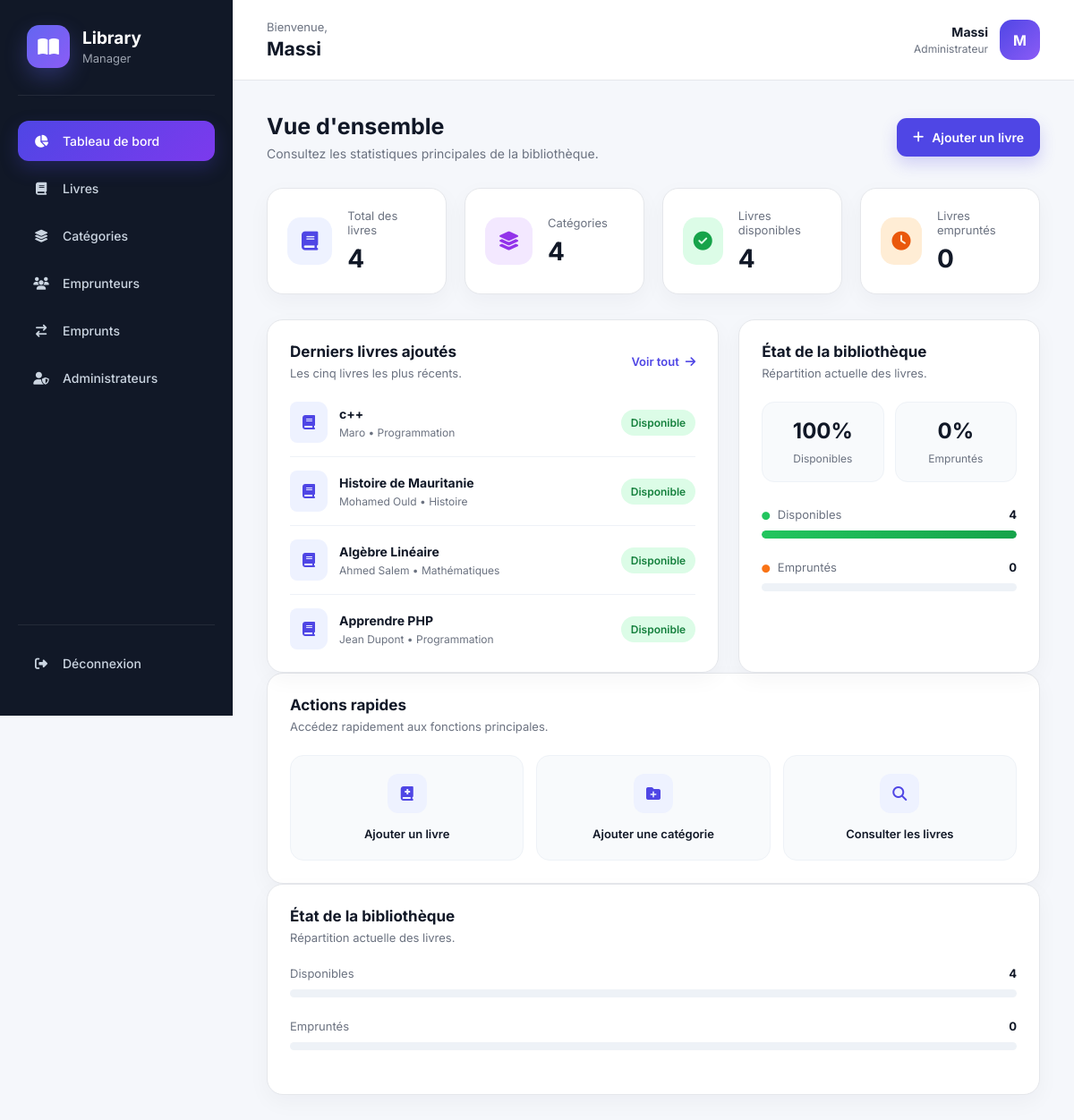
The app's page /dashboard.php (signed in) with its own data.
### tables this page shows
CREATE TABLE IF NOT EXISTS `books` (
  `id` int NOT NULL AUTO_INCREMENT,
  `titre` varchar(255) NOT NULL,
  `auteur` varchar(255) DEFAULT NULL,
  `annee` int DEFAULT NULL,
  `disponible` tinyint(1) DEFAULT '1',
  `id_category` int DEFAULT NULL,
  PRIMARY KEY (`id`),
  KEY `id_category` (`id_category`)
);

CREATE TABLE IF NOT EXISTS `categories` (
  `id` int NOT NULL AUTO_INCREMENT,
  `nom` varchar(100) NOT NULL,
  PRIMARY KEY (`id`)
);

### dashboard.php (the view, shortened to what this page needs)
<?php
require_once 'config/db.php';
$totalBooks = $pdo->query("SELECT COUNT(*) FROM books")->fetchColumn();
$totalCategories = $pdo->query("SELECT COUNT(*) FROM categories")->fetchColumn();
$availableBooks = $pdo->query("
    SELECT COUNT(*)
    FROM books
    WHERE disponible = 1
")->fetchColumn();
$borrowedBooks = $pdo->query("
    SELECT COUNT(*)
    FROM books
    WHERE disponible = 0
")->fetchColumn();
$totalBooks = (int) $totalBooks;
$totalCategories = (int) $totalCategories;
$availableBooks = (int) $availableBooks;
$borrowedBooks = (int) $borrowedBooks;
$availablePercentage = 0;
$borrowedPercentage = 0;
if ($totalBooks > 0) {
    $availablePercentage = round(
        ($availableBooks / $totalBooks) * 100
    );
    $borrowedPercentage = round(
        ($borrowedBooks / $totalBooks) * 100
    );
}
$recentBooks = $pdo->query("
    SELECT
        books.id,
        books.titre,
        books.auteur,
        books.disponible,
        categories.nom AS categorie
    FROM books
    LEFT JOIN categories
        ON categories.id = books.id_category
    ORDER BY books.id DESC
    LIMIT 5
")->fetchAll(PDO::FETCH_ASSOC);
?>
<!DOCTYPE html>
<html lang="fr">
<head>
    <link
        rel="stylesheet"
        href="https://cdnjs.cloudflare.com/ajax/libs/font-awesome/6.5.1/css/all.min.css"
    >
    <link
        rel="stylesheet"
        href="assets/css/style.css"
    >
</head>
<body class="dashboard-page">
    <aside class="sidebar">
        <div class="logo">
            <div class="logo-icon">
                <i class="fa-solid fa-book-open"></i>
            </div>
            <div>
                <h2>Library</h2>
                <span>Manager</span>
            </div>
        </div>
        <nav class="sidebar-menu">
            <a href="dashboard.php" class="active">
                <i class="fa-solid fa-chart-pie"></i>
                <span>Tableau de bord</span>
            </a>
            <a href="books/index.php">
                <i class="fa-solid fa-book"></i>
                <span>Livres</span>
            </a>
            <a href="categories/index.php">
                <i class="fa-solid fa-layer-group"></i>
                <span>Catégories</span>
            </a>
            <a href="borrowers/index.php">
    <i class="fa-solid fa-users"></i>
    <span>Emprunteurs</span>
</a>
<a href="loans/index.php">
    <i class="fa-solid fa-arrow-right-arrow-left"></i>
    <span>Emprunts</span>
</a>
<a href="admins/index.php">
    <i class="fa-solid fa-user-shield"></i>
    <span>Administrateurs</span>
</a>
        </nav>
        <div class="sidebar-footer">
            <a href="logout.php">
                <i class="fa-solid fa-right-from-bracket"></i>
                <span>Déconnexion</span>
            </a>
        </div>
    </aside>
    <main class="dashboard-main">
        <header class="dashboard-header">
            <div>
                <p class="welcome-text">
                    Bienvenue,
                </p>
                <h1>
                    <?= htmlspecialchars($_SESSION['admin_nom']) ?>
                </h1>
            </div>
            <div class="profile">
                <div class="profile-text">
                    <strong>
                        <?= htmlspecialchars($_SESSION['admin_nom']) ?>
                    </strong>
                    <span>Administrateur</span>
                </div>
                <div class="profile-avatar">
                    <?= strtoupper(substr($_SESSION['admin_nom'], 0, 1)) ?>
                </div>
            </div>
        </header>
        <section class="dashboard-content">
            <div class="page-title">
                <div>
                    <h2>Vue d'ensemble</h2>
                    <p>
                        Consultez les statistiques principales de la bibliothèque.
                    </p>
                </div>
                <a href="books/add.php" class="add-book-button">
                    <i class="fa-solid fa-plus"></i>
                    Ajouter un livre
                </a>
            </div>
            <div class="stats-grid">
                <div class="modern-stat-card">
                    <div class="stat-icon books-icon">
                        <i class="fa-solid fa-book"></i>
                    </div>
                    <div class="stat-information">
                        <span>Total des livres</span>
                        <strong><?= $totalBooks ?></strong>
                    </div>
                </div>
                <div class="modern-stat-card">
                    <div class="stat-icon categories-icon">
                        <i class="fa-solid fa-layer-group"></i>
                    </div>
                    <div class="stat-information">
                        <span>Catégories</span>
                        <strong><?= $totalCategories ?></strong>
                    </div>
                </div>
                <div class="modern-stat-card">
                    <div class="stat-icon available-icon">
                        <i class="fa-solid fa-circle-check"></i>
                    </div>
                    <div class="stat-information">
                        <span>Livres disponibles</span>
                        <strong><?= $availableBooks ?></strong>
                    </div>
                </div>
                <div class="modern-stat-card">
                    <div class="stat-icon borrowed-icon">
                        <i class="fa-solid fa-clock"></i>
                    </div>
                    <div class="stat-information">
                        <span>Livres empruntés</span>
                        <strong><?= $borrowedBooks ?></strong>
                    </div>
                </div>
            </div>
            <div class="dashboard-panels">
    <div class="dashboard-panel">
        <div class="panel-header">
            <div>
                <h3>Derniers livres ajoutés</h3>
                <p>
                    Les cinq livres les plus récents.
                </p>
            </div>
            <a
                href="books/index.php"
                class="panel-link"
            >
                Voir tout
                <i class="fa-solid fa-arrow-right"></i>
            </a>
        </div>
        <?php if (count($recentBooks) > 0): ?>
            <div class="recent-books-list">
                <?php foreach ($recentBooks as $book): ?>
                    <div class="recent-book-item">
                        <div class="recent-book-left">
                            <div class="recent-book-icon">
                                <i class="fa-solid fa-book"></i>
                            </div>
                            <div class="recent-book-information">
                                <strong>
                                    <?= htmlspecialchars($book['titre']) ?>
                                </strong>
                                <span>
                                    <?= htmlspecialchars(
                                        $book['auteur'] ?: 'Auteur non précisé'
                                    ) ?>
                                    <?php if ($book['categorie']): ?>
                                        • <?= htmlspecialchars(
                                            $book['categorie']
                                        ) ?>
                                    <?php endif; ?>
                                </span>
                            </div>
                        </div>
                        <?php if ((int) $book['disponible'] === 1): ?>
                            <span class="status-badge available">
                                Disponible
                            </span>
                        <?php else: ?>
                            <span class="status-badge borrowed">
                                Emprunté
                            </span>
                        <?php endif; ?>
                    </div>
                <?php endforeach; ?>
            </div>
        <?php endif; ?>
    </div>
    <div class="dashboard-panel library-status">
        <div class="panel-header">
            <div>
                <h3>État de la bibliothèque</h3>
                <p>
                    Répartition actuelle des livres.
                </p>
            </div>
        </div>
        <div class="status-summary">
            <div class="status-percentage">
                <strong>
                    <?= $availablePercentage ?>%
                </strong>
                <span>Disponibles</span>
            </div>
            <div class="status-percentage">
                <strong>
                    <?= $borrowedPercentage ?>%
                </strong>
                <span>Empruntés</span>
            </div>
        </div>
        <div class="status-row">
            <div class="status-label">
                <span>
                    <i class="fa-solid fa-circle available-dot"></i>
                    Disponibles
                </span>
                <strong>
                    <?= $availableBooks ?>
                </strong>
            </div>
            <div class="progress">
                <div
                    class="progress-bar available-progress"
                    style="width: <?= $availablePercentage ?>%;"
                ></div>
            </div>
        </div>
        <div class="status-row">
            <div class="status-label">
                <span>
                    <i class="fa-solid fa-circle borrowed-dot"></i>
                    Empruntés
                </span>
                <strong>
                    <?= $borrowedBooks ?>
                </strong>
            </div>
            <div class="progress">
            </div>
        </div>
    </div>
</div>
                <div class="dashboard-panel">
                    <div class="panel-header">
                        <div>
                            <h3>Actions rapides</h3>
                            <p>
                                Accédez rapidement aux fonctions principales.
                            </p>
                        </div>
                    </div>
                    <div class="quick-actions">
                        <a href="books/add.php" class="quick-action">
                            <div>
                                <i class="fa-solid fa-book-medical"></i>
                            </div>
                            <span>Ajouter un livre</span>
                        </a>
                        <a href="categories/add.php" class="quick-action">
                            <div>
                                <i class="fa-solid fa-folder-plus"></i>
                            </div>
                            <span>Ajouter une catégorie</span>
                        </a>
                        <a href="books/index.php" class="quick-action">
                            <div>
                                <i class="fa-solid fa-magnifying-glass"></i>
                            </div>
                            <span>Consulter les livres</span>
                        </a>
                    </div>
                </div>
                <div class="dashboard-panel library-status">
                    <div class="panel-header">
                        <div>
                            <h3>État de la bibliothèque</h3>
                            <p>
                                Répartition actuelle des livres.
                            </p>
                        </div>
                    </div>
                    <div class="status-row">
                        <div class="status-label">
                            <span>Disponibles</span>
                            <strong><?= $availableBooks ?></strong>
                        </div>
                        <div class="progress">
                        </div>
                    </div>
                    <div class="status-row">
                        <div class="status-label">
                            <span>Empruntés</span>
                            <strong><?= $borrowedBooks ?></strong>
                        </div>
                        <div class="progress">
                        </div>
                    </div>
                </div>
        </section>
    </main>
</body>
</html>

### records on screen
books: titre "c++", auteur "Maro", id_category.nom "Programmation", disponible "Disponible"
books: titre "Histoire de Mauritanie", auteur "Mohamed Ould", id_category.nom "Histoire", disponible "Disponible"
books: titre "Algèbre Linéaire", auteur "Ahmed Salem", id_category.nom "Mathématiques", disponible "Disponible"
books: titre "Apprendre PHP", auteur "Jean Dupont", id_category.nom "Programmation", disponible "Disponible"

### other values on screen
$_SESSION['admin_nom'] "Massi"
substr($_SESSION['admin_nom'], 0, 1) "M"
$totalBooks "4"
$totalCategories "4"
$availableBooks "4"
$borrowedBooks "0"
$availablePercentage "100"
$borrowedPercentage "0"
